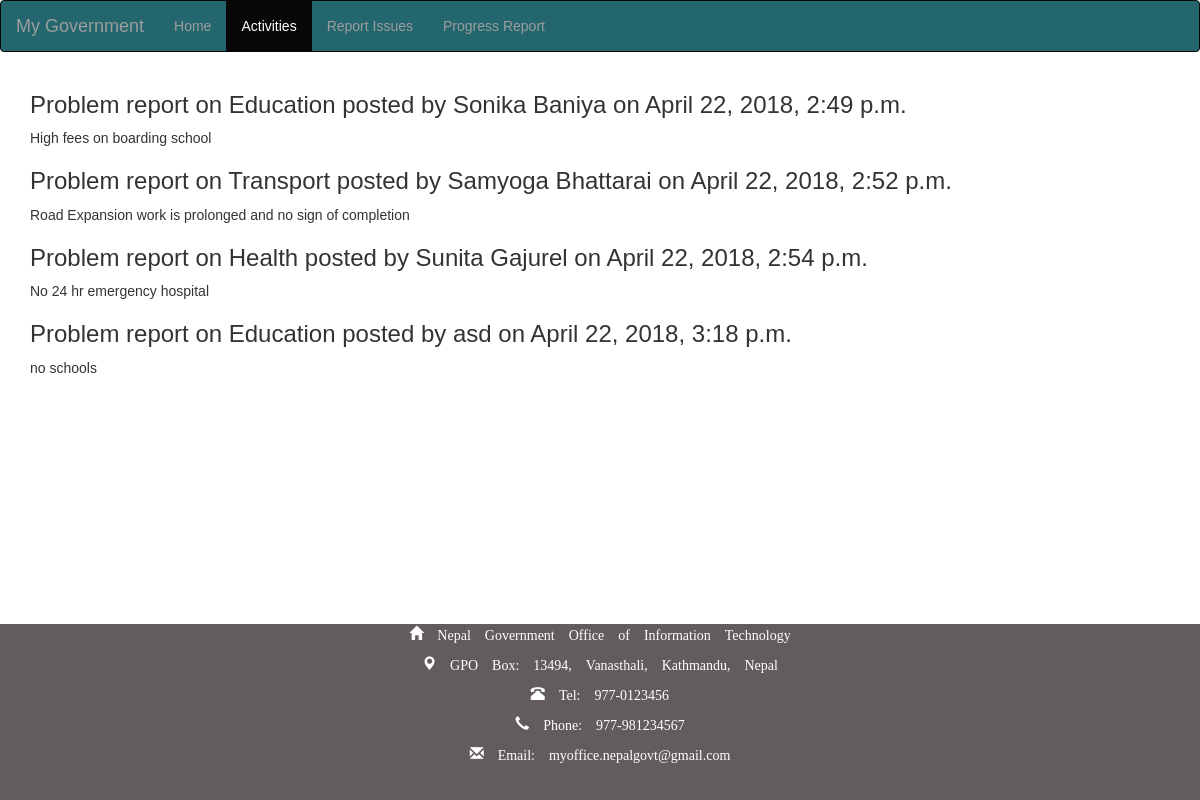
The page /event/list on the database its author committed.
### smartsahar/models.py (models this page shows)
class Events(models.Model):
	event=models.CharField(max_length=20,choices=EVENT_ON,blank=True)
	Description=models.CharField(max_length=200)
	posted_by=models.CharField(max_length=200,blank=True)
	citizensip_no=models.CharField(max_length=20)
	District=models.CharField(max_length=100,choices=CITY,blank=True)
	Location=models.CharField(max_length=100,blank=True)
	posted_on = models.DateTimeField(auto_now_add=True)
	def __str__(self):
		return '{}:{}'.format(self.event,self.posted_by)

### smartsahar/views.py (the view)
# urls.py: url(r'^event/list',views.EventListView.as_view(), name="eventlist"),
class EventListView(ListView):
	model=Events
	template_name='eventlist.html'
	fields="__all__"
	context_object_name='events'

### smartsahar/templates/eventlist.html
{% extends 'base.html' %}
{% block container %}
{% for k in events %}
<h3>Problem report on {{k.event}} posted by {{k.posted_by}} on {{k.posted_on}}<br></h3><p> {{k.Description}} <br>  </p>
{% endfor %}
{% endblock container %}

### smartsahar/templates/base.html (shortened to what this page needs)
<!DOCTYPE html>
<html lang="en">
<head>
  <link rel="stylesheet" href="https://maxcdn.bootstrapcdn.com/bootstrap/3.3.7/css/bootstrap.min.css">
  <link rel="stylesheet" href="https://cdnjs.cloudflare.com/ajax/libs/font-awesome/4.7.0/css/font-awesome.min.css">
</head>
<body>
 <nav class="navbar navbar-inverse bg-primary" style="background-color: #23666e;">
  <div class="container-fluid">
    <div class="navbar-header">
      <a class="navbar-brand" href="{% url 'home' %}">My Government</a>
    </div>
    <ul class="nav navbar-nav">
      <li class="{% if request.resolver_match.url_name == 'home' %}active{% endif %}"><a href="{% url 'home'%}">Home</a></li>
    <li class="{% if request.resolver_match.url_name == 'eventlist' %}active{% endif %}"><a href="{% url 'eventlist'%}">Activities</a></li>
        <li class="{% if request.resolver_match.url_name == 'eventcreate' %}active{% endif %}"><a href="{% url 'eventcreate'%}">Report Issues</a></li>
        <li class="{% if request.resolver_match.url_name == 'progressreport' %}active{% endif %}"><a href="{% url 'progressreport'%}">Progress Report</a></li>
    </ul>
  </div>
</nav>
<div class="container">
  {% block container %}
  {% endblock container %}
</div>
<div  class="container">
<div  class="footer container-fluid">
  <p><span class="glyphicon glyphicon-home">   Nepal Government Office of Information Technology</span></p>
  <p><span class="glyphicon glyphicon-map-marker">   GPO Box: 13494, Vanasthali, Kathmandu, Nepal</span></p>
  <p><span class="glyphicon glyphicon-phone-alt">  Tel: 977-0123456</span></p>
  <p><span class="glyphicon glyphicon-earphone">  Phone: 977-981234567</span></p>
  <p><span class="glyphicon glyphicon-envelope">  Email:   myoffice.nepalgovt@gmail.com</span></p>
 </div>
 </div>
</html>

### smartsahar/templates/base.html (style rules this page uses)
.footer { position: fixed; left: 0; bottom: 0; top: 78%; width: 100%; background-color: rgb(99, 92, 92); color: white; text-align: center; }
body { font-family: Arial; }
* { box-sizing: border-box; }

### rows shown on the page
Events: event "Education", posted_by "Sonika Baniya", posted_on "April 22, 2018, 2:49 p.m.", Description "High fees on boarding school"
Events: event "Transport", posted_by "Samyoga Bhattarai", posted_on "April 22, 2018, 2:52 p.m.", Description "Road Expansion work is prolonged and no sign of completion"
Events: event "Health", posted_by "Sunita Gajurel", posted_on "April 22, 2018, 2:54 p.m.", Description "No 24 hr emergency hospital"
Events: event "Education", posted_by "asd", posted_on "April 22, 2018, 3:18 p.m.", Description "no schools"
